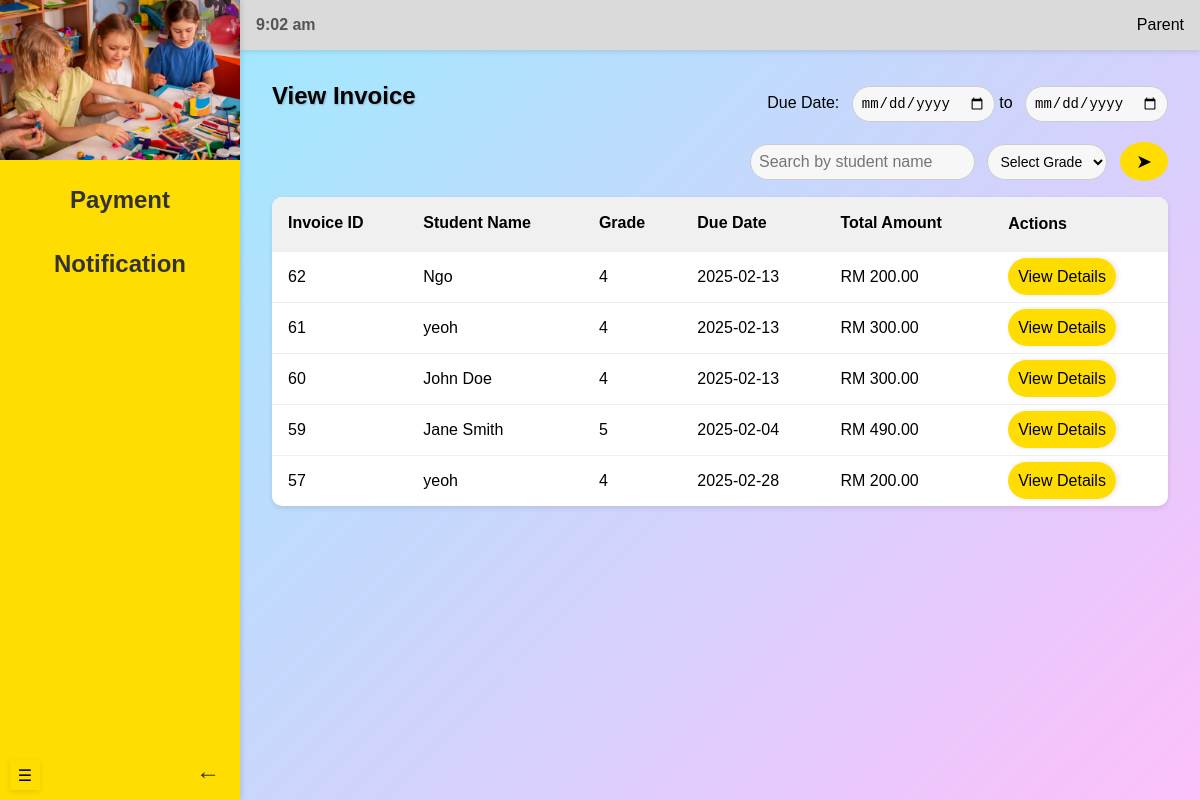
/admin/viewInvoice (signed in), run on an earlier commit of the app's database.
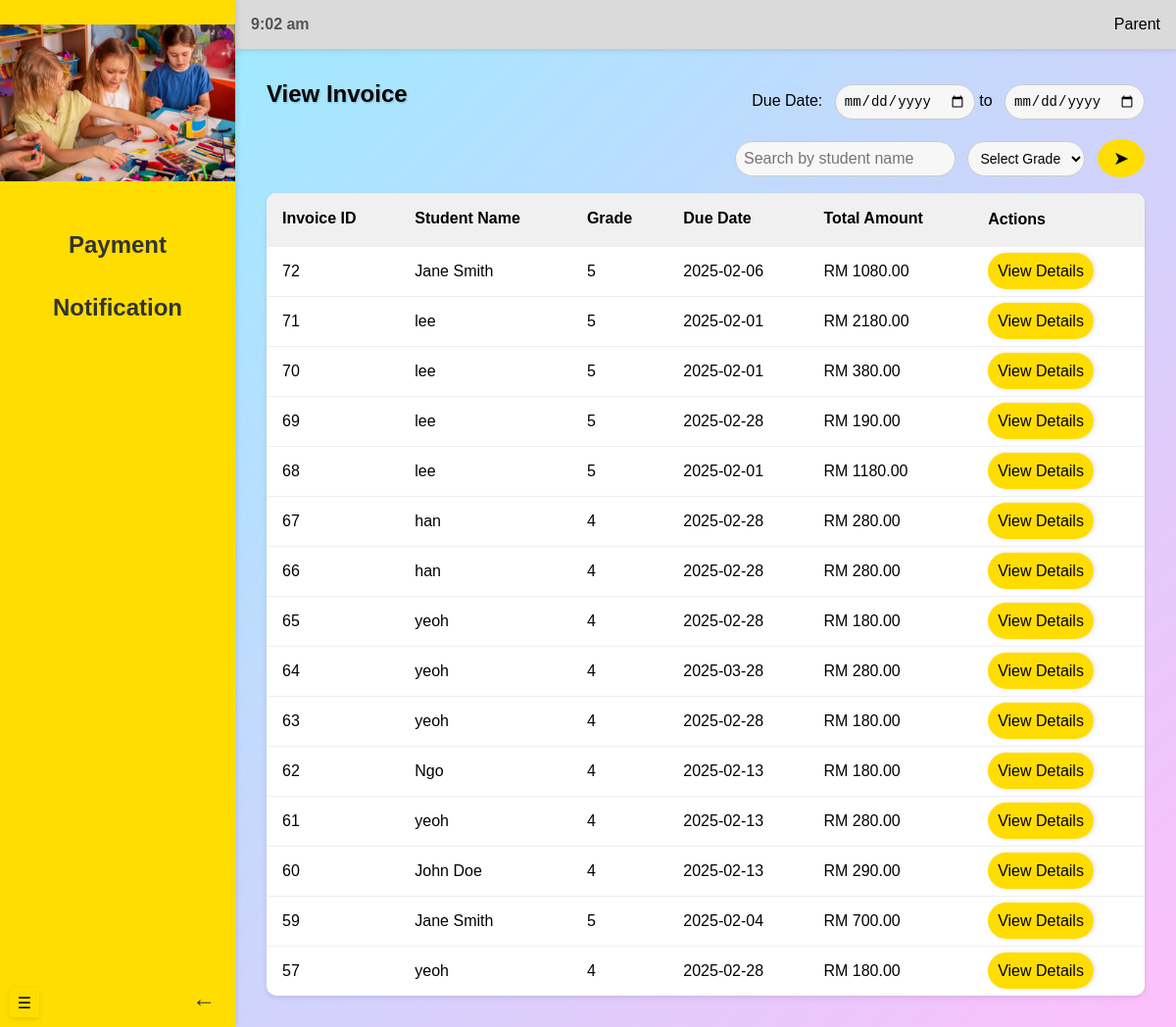
And on a later commit of the database.
### models.py (models this page shows, shortened)
class Invoice(db.Model):
    __tablename__ = 'invoices'
    id = db.Column(db.Integer, primary_key=True, autoincrement=True)
    total_amount = db.Column(NUMERIC(10, 2), nullable=False)
    flag = db.Column(db.Boolean, default=False)  # True if paid before the due date
    penalty_amount = db.Column(NUMERIC(10, 2), default=0.00)  # Penalty fee if late
    discount_amount = db.Column(NUMERIC(10, 2), default=0.00)  # Discount if paid early
    fees = db.relationship('Fee', back_populates='invoice', lazy='joined')

class Student(db.Model):
    __tablename__ = 'students'
    id = db.Column(db.Integer, primary_key=True, autoincrement=True)
    name = db.Column(db.String(255), nullable=False)
    grade = db.Column(db.String(50), nullable=False)
    dob = db.Column(db.Date, nullable=False)
    transport = db.Column(db.Boolean, default=False)
    user_id = db.Column(db.Integer, db.ForeignKey('users.id'), nullable=False)
    fees = db.relationship('Fee', backref='student', cascade='all, delete-orphan')

class Fee(db.Model):
    __tablename__ = 'fees'
    id = db.Column(db.Integer, primary_key=True, autoincrement=True)
    student_id = db.Column(db.Integer, db.ForeignKey('students.id'), nullable=False)
    create_date = db.Column(db.Date, default=func.current_date())
    due_date = db.Column(db.Date, nullable=False)
    amount = db.Column(NUMERIC(10, 2), nullable=False)
    fee_type = db.Column(db.String(100), nullable=False)
    status = db.Column(db.Enum('unpaid', 'paid', name='fee_status'), default='unpaid')
    invoice_id = db.Column(db.Integer, db.ForeignKey('invoices.id'), nullable=True)
    invoice = db.relationship('Invoice', back_populates='fees')

### routes/admin_routes.py (the view)
@admin_blueprint.route("/viewInvoice", methods=["GET"])
@login_required
def viewInvoice():
    check_and_update_invoices()
    student_name = request.args.get("student_name")
    grade = request.args.get("grade")
    start_date = request.args.get("start_date")
    end_date = request.args.get("end_date")
    query = Invoice.query.join(Fee).join(Student)
    if student_name:
        query = query.filter(Student.name.ilike(f"%{student_name}%"))
    if grade:
        query = query.filter(Student.grade == grade)
    if start_date:
        try:
            start_date = datetime.strptime(start_date, '%Y-%m-%d').date()
            query = query.filter(Fee.due_date >= start_date)
        except ValueError:
            return jsonify("Invalid start date format", "error"), 400
    if end_date:
        try:
            end_date = datetime.strptime(end_date, '%Y-%m-%d').date()
            query = query.filter(Fee.due_date <= end_date)
        except ValueError:
            return jsonify("Invalid end date format", "error"), 400
    invoices = query.options(
        joinedload(Invoice.fees).joinedload(Fee.student)
    ).order_by(Invoice.id.desc()).all()
    return render_template("viewInvoice.html", invoices=invoices)

### app.py (called while the page is built)
@login_manager.user_loader
def load_user(user_id):
    return User.query.get(int(user_id))

### templates/viewInvoice.html (shortened to what this page needs)
{% if current_user.role == 'teacher' %}
{% extends "teacherBase.html" %}
{% elif current_user.role == 'admin'%}
{% extends "adminBase.html" %}
{% elif current_user.role == 'accountant' %}
{% extends "accountantBase.html" %}
{% elif current_user.role == 'parent'%}
{% extends "parentBase.html" %}
{% endif %}
{% block header %}
<link rel="stylesheet" href="{{ url_for('static', filename='viewInvoice.css') }}">
{% endblock %}
{% block content %}
<section class="content">
    <div class="header-container">
        <form method="GET" action="{{ url_for('accountant.viewInvoice') }}">
            <div class="header-top">
                <h1>View Invoice</h1>
                <div class="date-filters">
                    <span>Due Date:</span>
                    <input type="date" name="start_date" value="{{ request.args.get('start_date', '') }}"
                        placeholder="Start Due Date">
                    <span> to </span>
                    <input type="date" name="end_date" value="{{ request.args.get('end_date', '') }}"
                        placeholder="End Date">
                </div>
            </div>
            <div class="search-bar">
                <input type="text" name="student_name" placeholder="Search by student name"
                    value="{{ request.args.get('student_name', '') }}">
                <select name="grade">
                    <option value="">Select Grade</option>
                </select>
                <button type="submit">&#x27A4;</button>
            </div>
        </form>
    </div>
    <table id="invoiceTable">
        <thead>
            <tr>
                <th onclick="sortTable(0)">Invoice ID </th>
                <th onclick="sortTable(1)">Student Name </th>
                <th onclick="sortTable(2)">Grade </th>
                <th onclick="sortTable(3)">Due Date </th>
                <th onclick="sortTable(4)">Total Amount </th>
                <th>Actions</th>
            </tr>
        </thead>
        <tbody>
            {% if invoices %}
                {% for invoice in invoices %}
                <tr>
                    <td>{{ invoice.id }}</td>
                    <td>{{ invoice.fees[0].student.name }}</td>
                    <td>{{ invoice.fees[0].student.grade }}</td>
                    <td>{{ invoice.fees[0].due_date.strftime('%Y-%m-%d') }}</td>
                    <td>RM {{ "%.2f"|format(invoice.total_amount + invoice.penalty_amount - invoice.discount_amount) }}</td>
                    <td>
                        <a class="view-detail" href="{{ url_for('accountant.invoice_details', invoice_id=invoice.id) }}">View Details</a>
                    </td>
                </tr>
                {% endfor %}
            {% else %}
            <tr>
                <td colspan="6">No invoices found.</td>
            </tr>
            {% endif %}
        </tbody>
    </table>
</section>
</div>
{% endblock %}

### templates/parentBase.html (shortened to what this page needs)
<!DOCTYPE html>
<html lang="en">
<head>
    {% block header %} {% endblock %}
</head>
<body>
    <div id="mySidebar" class="sidebar">
        <div class="logo-section">
            <img src="{{ url_for('static', filename='images/kids.jpeg') }}">
        </div>
        <nav class="menu">
            <div class="dropdown">
                <button class="dropdown-btn">Payment</button>
            </div>
            <div class="dropdown">
                <button class="dropdown-btn">Notification</button>
            </div>
        </nav>
        <div class="logout-section">
            <a href="\logout">&#x2190;</a>
        </div>
    </div>
    <button class="collapse-button">&#9776;</button>
    <div class="main-content">
        <header class="header">
            <div class="time"></div>
            <div class="admin-section">
                <span>Parent</span>
            </div>
        </header>
    {% block content %} {% endblock %}
</body>
</html>

### static/viewInvoice.css (style rules this page uses)
html { opacity: 0; animation: fadeIn 0.5s ease-in-out forwards; }
body { margin: 0; font-family: Arial, sans-serif; display: flex; height: 100vh; background: linear-gradient(135deg, #93efff, #fdbffa); transition: margin-left 0.3s ease; overflow: hidden; }
.sidebar { width: 20%; height: 100vh; background-color: #FFDD00; color: #333; display: flex; flex-direction: column; justify-content: flex-start; position: fixed; top: 0; left: 0; z-index: 2; padding: 0; box-shadow: 2px 0 5px rgba(0, 0, 0, 0.1); transition: width 0.3s ease, visibility 0.3s ease; overflow: hidden; }
.dropdown { text-align: center; width: 100%; }
.dropdown-btn { width: 100%; text-align: center; padding: 10px; font-size: 1.5rem; font-weight: bold; background: transparent; border: none; cursor: pointer; color: #333; display: flex; justify-content: center; align-items: center; text-align: center; transition: transform 0.3s ease, background 0.3s ease; }
.logo-section { width: 100%; height: 20%; display: flex; justify-content: center; align-items: center; overflow: hidden; margin: 0; padding: 0; }
.logo-section img { width: 100%; height: auto; }
.menu { display: flex; flex-direction: column; text-align: center; gap: 1rem; margin-top: 1rem; padding: 0; }
.logout-section { display: flex; justify-content: space-between; align-items: center; margin-top: auto; }
.logout-section a { position: absolute; bottom: 10px; right: 10px; text-decoration: none; color: #333; font-size: 1.5rem; padding: 5px 10px; background: transparent; border: none; cursor: pointer; transition: color 0.3s ease; }
.collapse-button { position: absolute; bottom: 10px; left: 10px; width: 30px; height: 30px; font-size: 1rem; background: #FFDD00; border: none; border-radius: 0; cursor: pointer; z-index: 3; transition: all 0.3s ease; text-align: center; box-shadow: 0 2px 5px rgba(0, 0, 0, 0.1); }
.main-content { flex: 1; display: flex; flex-direction: column; margin-left: 20%; transition: margin-left 0.3s ease; }
select { flex: 1; padding: 8px; border: 1px solid #ccc; border-radius: 20px; font-size: 14px; background: #f7f7f7; }
.header { background: #DADADA; padding: 1rem; display: flex; justify-content: space-between; align-items: center; box-shadow: 0 2px 5px rgba(0, 0, 0, 0.1); }
.header .time { font-weight: bold; color: #555; }
.header-container, .header-container form { width: 100%; margin-bottom: 1rem; }
.header-top { width: 100%; display: flex; align-items: center; }
.header-top h1 { margin: 0; }
.search-bar { width: 100%; text-align: right; margin-top: 1rem; }
.search-bar input { padding: 0.5rem; border: 1px solid #ccc; border-radius: 20px; outline: none; font-size: 1rem; }
.search-bar button { padding: 0.5rem 1rem; background: #FFDD00; border: none; border-radius: 50%; cursor: pointer; font-size: 1.2rem; transition: background 0.3s; }
.search-bar input, .search-bar select, .search-bar button { display: inline-block; vertical-align: middle; margin-left: 0.5rem; }
.search-bar input:first-child { margin-left: 0; }
.date-filters { text-align: right; display: inline-block; margin-left: auto; }
.date-filters input { display: inline-block; margin-left: 0.5rem; }
.admin-section { display: flex; align-items: center; gap: 0.5rem; }
.content { padding: 2rem; overflow-y: auto; }
.content h1 { margin-bottom: 1rem; font-size: 1.5rem; text-shadow: 1px 1px 2px rgba(0, 0, 0, 0.2); }
table { width: 100%; border-collapse: collapse; background: #fff; box-shadow: 0 2px 5px rgba(0, 0, 0, 0.1); border-radius: 10px; overflow: hidden; }
table th, table td { text-align: left; padding: 1rem; border-bottom: 1px solid #eee; }
table th { background: #f0f0f0; font-weight: bold; cursor: pointer; user-select: none; }
table tbody tr:last-child td { border-bottom: none; }
input { flex: 1; padding: 8px; border: 1px solid #ccc; border-radius: 20px; font-size: 14px; background: #f7f7f7; }
.view-detail { text-decoration: none; background-color: #ffdd00; padding: 10px 10px; margin: auto; border-radius: 25px; box-shadow: 2px 0 5px rgba(0, 0, 0, 0.1); color: black; transition: background-color 0.3s ease;; }

What changed in the data, as far as the page shows it:
added Invoice: id "72", name "Jane Smith", grade "5", due_date "2025-02-06", total_amount+penalty_amount+discount_amount "1080.00"
added Invoice: id "71", name "lee", grade "5", due_date "2025-02-01", total_amount+penalty_amount+discount_amount "2180.00"
added Invoice: id "70", name "lee", grade "5", due_date "2025-02-01", total_amount+penalty_amount+discount_amount "380.00"
added Invoice: id "69", name "lee", grade "5", due_date "2025-02-28", total_amount+penalty_amount+discount_amount "190.00"
added Invoice: id "68", name "lee", grade "5", due_date "2025-02-01", total_amount+penalty_amount+discount_amount "1180.00"
added Invoice: id "67", name "han", grade "4", due_date "2025-02-28", total_amount+penalty_amount+discount_amount "280.00"
added Invoice: id "66", name "han", grade "4", due_date "2025-02-28", total_amount+penalty_amount+discount_amount "280.00"
added Invoice: id "65", name "yeoh", grade "4", due_date "2025-02-28", total_amount+penalty_amount+discount_amount "180.00"
added Invoice: id "64", name "yeoh", grade "4", due_date "2025-03-28", total_amount+penalty_amount+discount_amount "280.00"
added Invoice: id "63", name "yeoh", grade "4", due_date "2025-02-28", total_amount+penalty_amount+discount_amount "180.00"
changed Invoice "Ngo": total_amount+penalty_amount+discount_amount "200.00" → "180.00"
changed Invoice id 61: total_amount+penalty_amount+discount_amount "300.00" → "280.00"
changed Invoice "John Doe": total_amount+penalty_amount+discount_amount "300.00" → "290.00"
changed Invoice id 59: total_amount+penalty_amount+discount_amount "490.00" → "700.00"
changed Invoice id 57: total_amount+penalty_amount+discount_amount "200.00" → "180.00"
